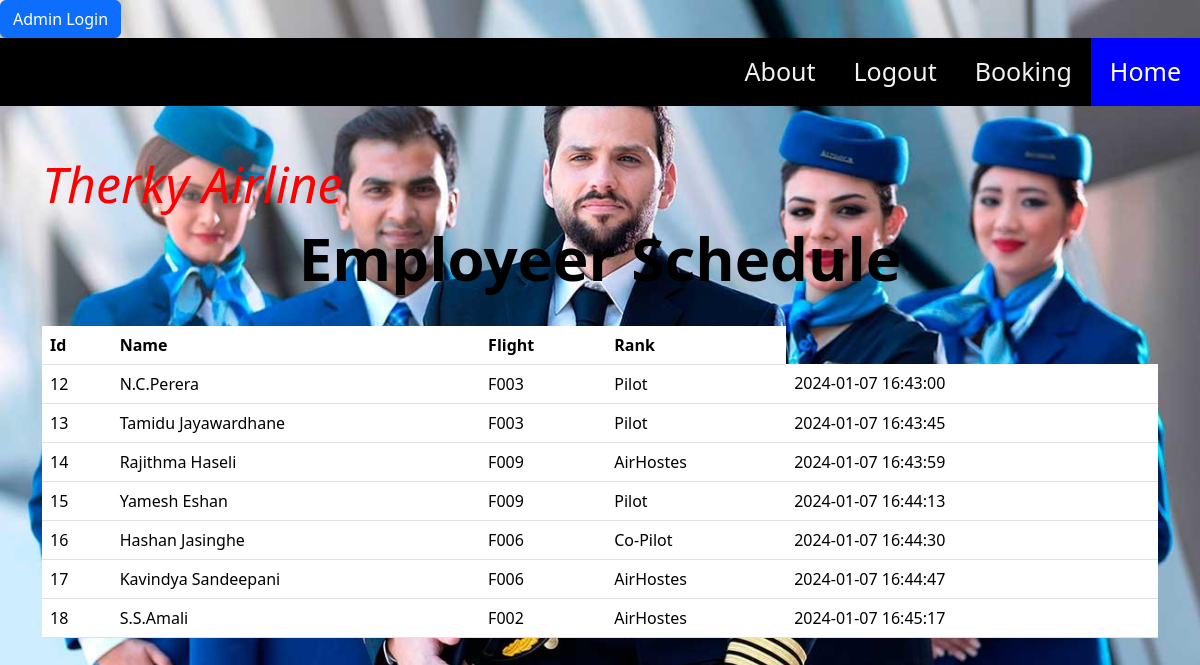
The page /view_employee.php on the database its author committed.
### tables this page shows
CREATE TABLE `employeers` (
  `id` int(11) NOT NULL,
  `name` varchar(100) NOT NULL,
  `flight` varchar(100) NOT NULL,
  `rank` varchar(100) NOT NULL,
  `created_at` timestamp NOT NULL DEFAULT current_timestamp() ON UPDATE current_timestamp()
);

### view_employee.php (the view, shortened to what this page needs)
<DOCTYPE html>
<html lang="en">
<head>
    <link rel="stylesheet" href="https://cdn.jsdelivr.net/npm/bootstrap@5.3.2/dist/css/bootstrap.min.css">
</head>
<body>
<body>
<a class="btn btn-primary" href="employee_admin_login.php" role="button">Admin Login </a><br>
<div class="topnav">
  <a class="active" href="home_page.php">Home</a>
  <a href="booking.php">Booking</a>
  <a href="employee_admin_login.php">Logout</a>
  <a href="About_us.html">About</a>
</div>
    <div class="container my-5">
        <h1 style="color:red;"><left><i>Therky Airline</i></left></h1>
        <h2><b><center>Employeer Schedule<center></b></h2><br>
        <table class="table">
            <thead>
                <tr>
                    <th>Id</th>
                    <th>Name</th>
                    <th>Flight</th>
                    <th>Rank</th>
                </tr>
            </thead>
            <tbody>
                <?php
                $servername="localhost";
                $username="root";
                $password="";
                $database="tutorial";
                $connection = new mysqli($servername, $username, $password, $database);
                $sql="SELECT * FROM employeers";
                $result=$connection->query($sql);
                while($row = $result->fetch_assoc()){
                    echo "
                    <tr>
                        <td>$row[id]</td>
                        <td>$row[name]</td>
                        <td>$row[flight]</td>
                        <td>$row[rank]</td>
                        <td>$row[created_at]</td>
                        <td>
                    </tr>
                    ";
                }
                ?>
            </tbody>
        </table>
    </div>
</body>
</html>

### view_employee.php (style rules this page uses)
body { background-image: url('admin.jpg'); background-repeat: no-repeat; background-attachment: fixed; background-size: cover; opacity: 1; }
h1 { font-size: 50px; color: #f2f2f2; }
h2 { color: black; font-size: 60px; }
.topnav { overflow: hidden; background-color: black; }
.topnav a { float: right; color: #f2f2f2; text-align: center; padding: 15px 19px; text-decoration: none; font-size: 25px; }
.topnav a.active { background-color: blue; color: white; }

### rows shown on the page
employeers: id "12", name "N.C.Perera", flight "F003", rank "Pilot", created_at "2024-01-07 16:43:00"
employeers: id "13", name "Tamidu Jayawardhane", flight "F003", rank "Pilot", created_at "2024-01-07 16:43:45"
employeers: id "14", name "Rajithma Haseli", flight "F009", rank "AirHostes", created_at "2024-01-07 16:43:59"
employeers: id "15", name "Yamesh Eshan", flight "F009", rank "Pilot", created_at "2024-01-07 16:44:13"
employeers: id "16", name "Hashan Jasinghe", flight "F006", rank "Co-Pilot", created_at "2024-01-07 16:44:30"
employeers: id "17", name "Kavindya Sandeepani", flight "F006", rank "AirHostes", created_at "2024-01-07 16:44:47"
employeers: id "18", name "S.S.Amali", flight "F002", rank "AirHostes", created_at "2024-01-07 16:45:17"
